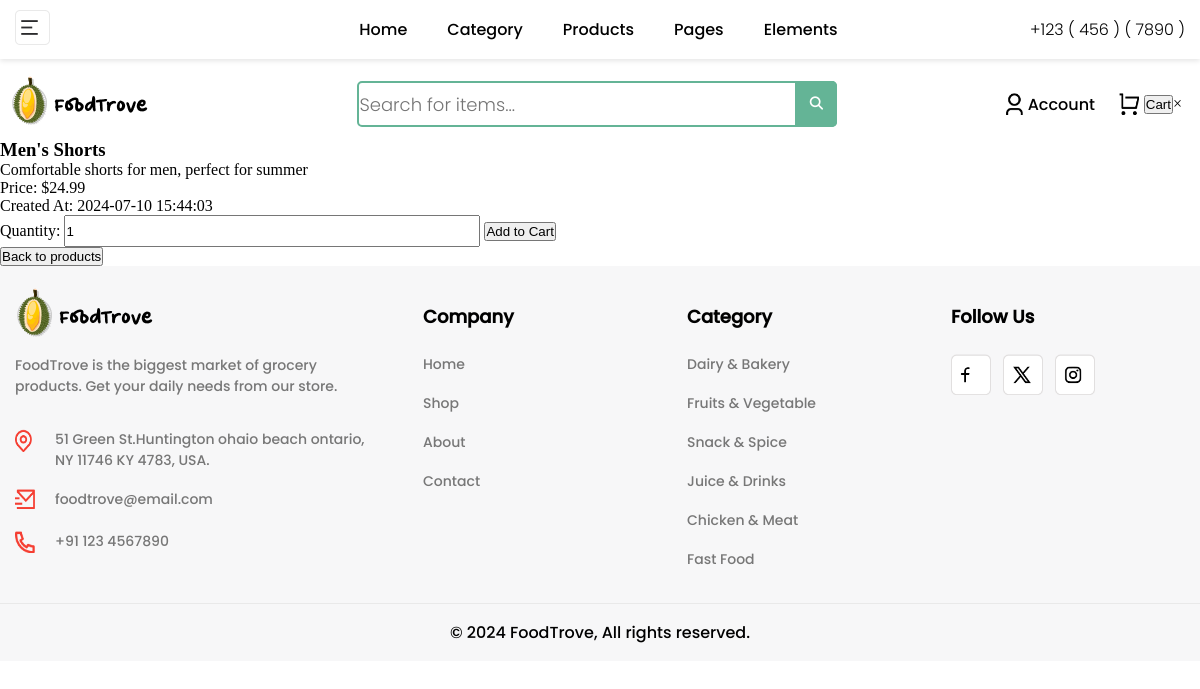
/products/product_view.php?id=7, run on an earlier commit of the app's database.
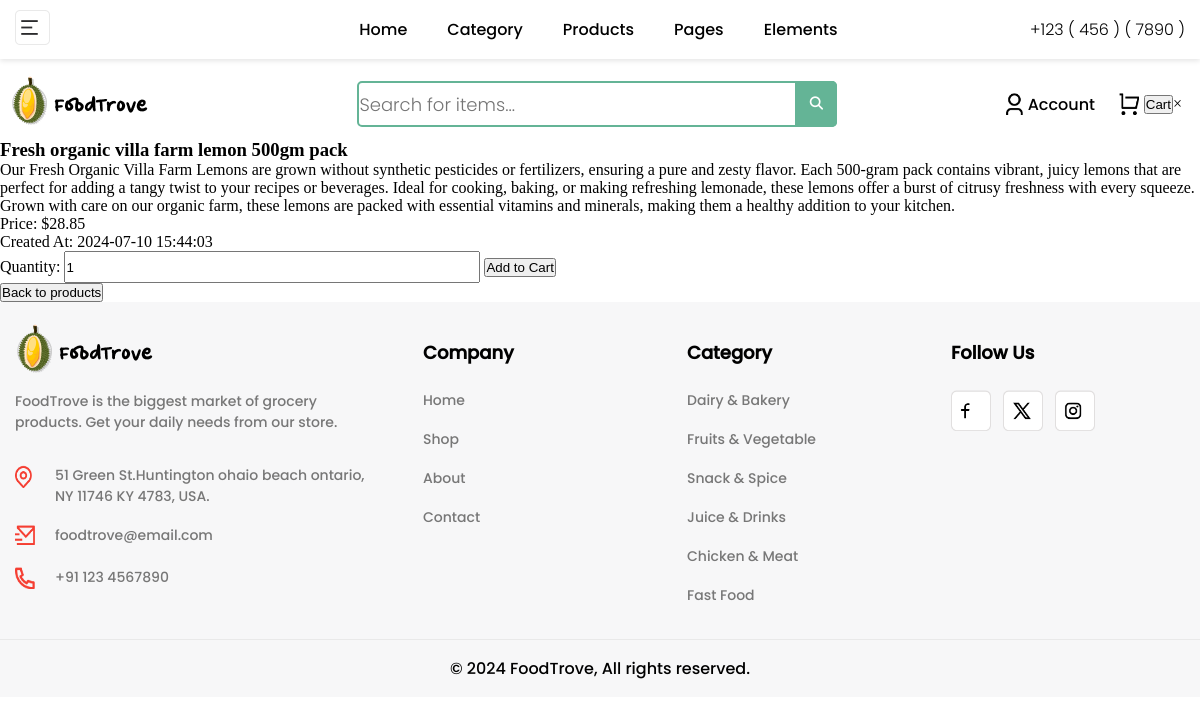
And on a later commit of the database.
### tables this page shows
CREATE TABLE products (
    id INT AUTO_INCREMENT PRIMARY KEY,
    name VARCHAR(100) NOT NULL,
    description TEXT NOT NULL,
    img_link VARCHAR(255) DEFAULT NULL,
    price DECIMAL(10, 2) NOT NULL,
    created_at TIMESTAMP DEFAULT CURRENT_TIMESTAMP
);

### products/product_view.php (the view, shortened to what this page needs)
<?php
include '../includes/header.php';
include '../includes/db.php';
$productId = $_GET['id'];
$sql = "SELECT * FROM products WHERE id = ?";
$stmt = $pdo->prepare($sql);
$stmt->execute([$productId]);
$product = $stmt->fetch();
if ($product):
?>
<div class="cart">
    <div class="cart-item">
        <h3><?php echo $product['name']; ?></h3>
        <p><?php echo $product['description']; ?></p>
        <p>Price: $<?php echo $product['price']; ?></p>
        <p>Created At: <?php echo $product['created_at']; ?></p>
        <form action="/cart/add.php" method="POST">
            <label for="quantity">Quantity:</label>
            <input type="number" id="quantity" name="quantity" min="1" max="20" value="1">
            <button type="submit">Add to Cart</button>
        </form>
    </div>
</div>
<button onclick="history.back()">Back to products</button>
<?php
else:
    echo "Product not found.";
endif;
include '../includes/footer.php';
?>

### includes/header.php (shortened to what this page needs)
<!DOCTYPE html>
<html lang="en">
<head>
    <link rel="stylesheet" type="text/css" href="/assets/css/header.css">
</head>
<body>
    <header class="header-section">
        <div class='header-shadow'>
            <div class="header-container">
                <div class="logo-menu">
                    <img src="/assets/img/div.cr-category-toggle.png" alt="Menu">
                </div>
                <nav class="main-nav">
                    <ul>
                        <li><a href="/">Home</a></li>
                        <li><a href="/">Category</a></li>
                        <li><a href="/products/list.php">Products</a></li>
                        <li><a href="/">Pages</a></li>
                        <li><a href="/">Elements</a></li>
                    </ul>
                </nav>
                <div class="contact-info">
                    <span>+123 ( 456 ) ( 7890 )</span>
                </div>
            </div>
        </div>
        <div class='search-container'>
            <img src="/assets/img/logo.png" alt="FoodTrove Logo" class="logo">
            <form autocomplete="off" class="input-form" action="/products/end_search.php" method="GET">
                <input type="text" id='item_name' name='item_name' placeholder="Search for items...">
                <button>
                    <i class="fas fa-search"></i>
                </button>
            </form>
            <div class="user-actions">
                <img class='img2' src='/assets/img/account.png'>
                <a href="/logout.php">Account</a>
                <img class='img3' src='/assets/img/cart.png'>
                <button id="cart-button">Cart</button>
                <div id="cart-popup" class="popup">
                <div class="popup-content">
                    <span id="close-popup" class="close">&times;</span>
                </div>
    </div>
            </div>
        </div>
    </header>
</body>
</html>

### includes/footer.php (shortened to what this page needs)
<!DOCTYPE html>
<html lang="en">
<head>
    <link rel="stylesheet" type="text/css" href="/assets/css/main.css">
    <link rel="stylesheet" type="text/css" href="/assets/css/footer.css">
</head>
<footer class="footer-section">
    <div class="ecommerce-footer">
        <div class='contact'>
            <img src='/assets/img/logo.png'>
            <div class='logo-p'>
                <p>FoodTrove is the biggest market of grocery products. Get your daily needs from our store.<p>
            </div>
            <div class='element'>
                <div class='img-container'>
                    <img src='/assets/img/place.png'>
                </div>
                <p>51 Green St.Huntington ohaio beach ontario, NY
                    11746 KY 4783, USA.<p>
            </div>
            <div class='element'>
                <div class='img-container'>
                    <img src='/assets/img/mail.png'>
                </div>
                <p>foodtrove@email.com<p>
            </div>
            <div class='element'>
                <div class='img-container'>
                    <img src='/assets/img/phone.png'>
                </div>
                <p>+91 123 4567890<p>
            </div>
        </div>
        <div class="footer-nav">
            <p>Company<p>
            <ul class='spacing'>
                <li><a href="/">Home</a></li>
                <li><a href="/shop">Shop</a></li>
                <li><a href="/about">About</a></li>
                <li><a href="/contact">Contact</a></li>
            </ul>
        </div>
        <div class="footer-categories">
            <p>Category<p>
            <ul class='spacing'>
                <li><a href="/">Dairy & Bakery</a></li>
                <li><a href="/shop">Fruits & Vegetable</a></li>
                <li><a href="/about">Snack & Spice</a></li>
                <li><a href="/contact">Juice & Drinks</a></li>
                <li><a href="/contact">Chicken & Meat</a></li>
                <li><a href="/contact">Fast Food</a></li>
            </ul>
        </div>
        <div class="subscription">
            <p>Follow Us<p>
            <div class='spacing'>
                <a href="https://facebook.com"><img src='/assets/img/facebook.png'></a>
                <a href="https://x.com"><img src='/assets/img/x.png'></a>
                <a href="https://instagram.com"><img src='/assets/img/inst.png'></a>
            </div>
        </div>
    </div>
    <p class='rights'>© 2024 FoodTrove, All rights reserved.</p>
</footer>

### assets/css/header.css (style rules this page uses)
.header-container { padding: 10px 15px; display: flex; max-width: 1200px; margin: auto; justify-content: space-between; align-items: center; }
.img2 { width: 17px; height: 22px; }
.img3 { width: 20px; height: 22px; }
.header-shadow { box-shadow: 0 2px 5px rgba(0, 0, 0, 0.1); }
.search-container { padding: 10px 10px 0 10px; display: flex; max-width: 1200px; margin: auto; justify-content: space-between; align-items: center; }
.search-container input { border-style:none; font-size: 18px; font-family: var(--light-font-family); outline:none; position: relative; height: 46px; border: solid 2px; border-color: #64B496; border-radius: 5px; width: 30rem; }
.input-form { align-content: center; border-radius: 5px; position: relative; margin-left: 1rem; width: 27rem; }
.input-form button { position: absolute; height: 45.5px; width: 42px; border-style: none; border-radius: 0 5px 5px 0; margin: 0; padding: 0; top: 0; right: -3rem; background-color: #64B496; cursor: pointer; }
.input-form i { color: #fff; }
.main-nav ul { list-style: none; display: flex; gap: 1.5rem; margin: 0; padding: 0; margin-left: 6.3rem; }
.main-nav a { text-decoration: none; color: #000; font-weight: 500; font-family: var(--main-font-family); margin-left: 1rem; }
.logo-menu img { width: 35px; height: 35px; }
.contact-info span { font-family: var(--light-font-family); font-weight: 500; }
.user-actions a { text-decoration: none; color: #000; font-family: var(--main-font-family); font-weight: 500; }
.user-actions { display: flex; align-items: center; margin-right: 0.5rem; }
.user-actions img { margin-right: 0.3rem; margin-left: 1.5rem; }

### assets/css/main.css (style rules this page uses)
:root { --main-font-family: 'Poppins', sans-serif; --light-font-family: 'LightPoppins', sans-serif; --bold-font-family: 'BoldPoppins', sans-serif; --second-font-family: 'QuickSand', sans-serif; --main-background-color: #F7F7F8; --second-font-family-bold: 'QuickSandBold', sans-serif; --hover-button-color: #f42618; --button-color: #F53E32; }

### assets/css/footer.css (style rules this page uses)
* { margin: 0; padding: 0; box-sizing: border-box; }
.ecommerce-footer { display: flex; flex-wrap: wrap; max-width: 1200px; margin: auto; }
.footer-section { background-color: #F7F7F8; z-index: 10; }
.ecommerce-footer p { font-size: 18px; font-family: var(--main-font-family); color: #000; font-weight: 700; }
.ecommerce-footer a { text-decoration: none; color: #777777; font-family: var(--main-font-family); font-size: 14px; }
.ecommerce-footer ul { list-style-type: none; }
.contact p { font-size: 14px; font-family: var(--main-font-family); color: #777777; font-weight: 400; padding: 0; margin: 0; }
.logo-p { margin-bottom: 2rem; }
.contact img { margin-right: 4rem; }
.element { display: flex; margin-top: 1.125rem; }
.element img { width: 17px; height: 23px; }
.element:nth-of-type(3) img { width: 20px; height: 20px; }
.element:nth-of-type(4) img { width: 20px; height: 22px; }
.element p { margin-left: 0; }
.img-container { width: 40px; }
input { height: 32px; width: 416px; }
.subscription img { width: 40px; margin-right: 0.5rem; }
.rights { text-align: center; font-family: var(--main-font-family); font-size: 1rem; padding: 1rem 0; border-top: 1px solid #E9E9E9; }
.contact { width: 34%; padding: 15px; padding-right: 40px; }
.footer-nav { width: 22%; padding: 15px; margin-top: 1.4rem; }
.footer-categories { width: 22%; padding: 15px; margin-top: 1.4rem; }
.subscription { width: 22%; padding: 15px; margin-top: 1.4rem; }
.spacing { margin-top: 1.5rem; }
.spacing li { margin-bottom: 1.125rem; }

What changed in the data, as far as the page shows it:
changed products: name "Men's Shorts" → "Fresh organic villa farm lemon 500gm pack"; description "Comfortable shorts for men, perfect for summer" → "Our Fresh Organic Villa Farm Lemons are grown without synthetic pesticides or fertilizers, ensuring a pure and zesty flavor. Each 500-gram pack contains vibrant, juicy lemons that are perfect for adding a tangy twist to your recipes or beverages. Ideal for cooking, baking, or making refreshing lemonade, these lemons offer a burst of citrusy freshness with every squeeze. Grown with care on our organic farm, these lemons are packed with essential vitamins and minerals, making them a healthy addition to your kitchen."; price "24.99" → "28.85"
